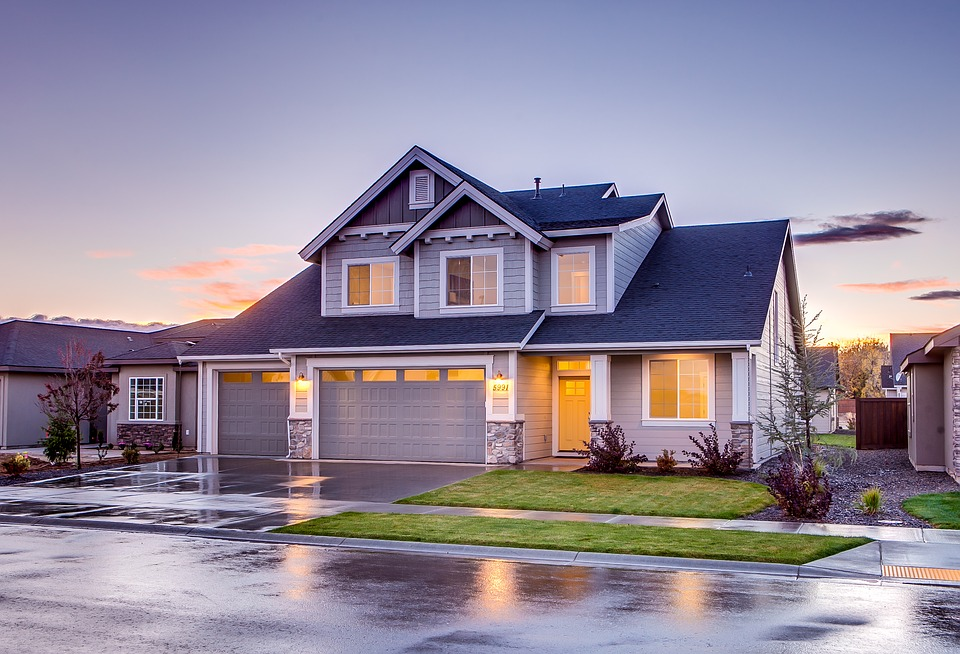
#> input picture casa.jpg, 960 x 654 px
$ jupyter execute TareaImagenPython.ipynb   (shell and % lines are left out)
#> lines starting #> are read from the running program, lines starting #| are printed output that depends on the picture; long printed decimals are rounded
# **Llamar librerias**

[cell 1]
import numpy as np
import matplotlib.pyplot as plt
import pandas as pd
import cv2 as cv

# **Escrbir palabras u operaciones matemáticas**

[cell 2]
print("glword")

[cell 3]
print(2+2)

[cell 4]
print("2+2")

[cell 5]
print("el resultado de 2 más 2 es igual a", 2+2)

[cell 6]
x=90
y=np.pi

[cell 7]
print(x)

[cell 8]
print(y)

[cell 9]
print(x,y)
print(x,y,x+y)

[cell 10]
x+y

[cell 11]
z="a"
w="b"

[cell 12]
z+w

[cell 13]
np.cos(x)

[cell 14]
np.cos(y)

[cell 15]
np.round(np.cos(np.deg2rad(x)),17)

[cell 16]
np.cos(np.radians(180))

[cell 17]
np.round((134.34345),2)

# **Vamos a añadir una imagen, en este ejemplo una casa**

[cell 18]
imagencasa=cv.imread("casa.jpg")
#> imagencasa is the input picture: shape (654, 960, 3); mean B, G, R 154.2, 137.5, 146.2

[cell 19]
imagencasa

[cell 20]
from google.colab import files
uploaded = files.upload()
#> the answer given: casa.jpg

[cell 21]
imagen=cv.imread("casa.jpg")

[cell 22]
print(imagen)
#> (printed output is left out)

[cell 23]
plt.imshow(imagen)

[cell 24]
plt.figure(figsize=(18,5))
plt.imshow(imagen)
plt.show()

[cell 25]
imagen2=cv.cvtColor(imagen,cv.COLOR_BGR2RGB)

[cell 26]
plt.imshow(imagen2)

[cell 27]
imagen2

[cell 28]
imagen3=cv.cvtColor(imagen, cv.COLOR_BGR2GRAY)
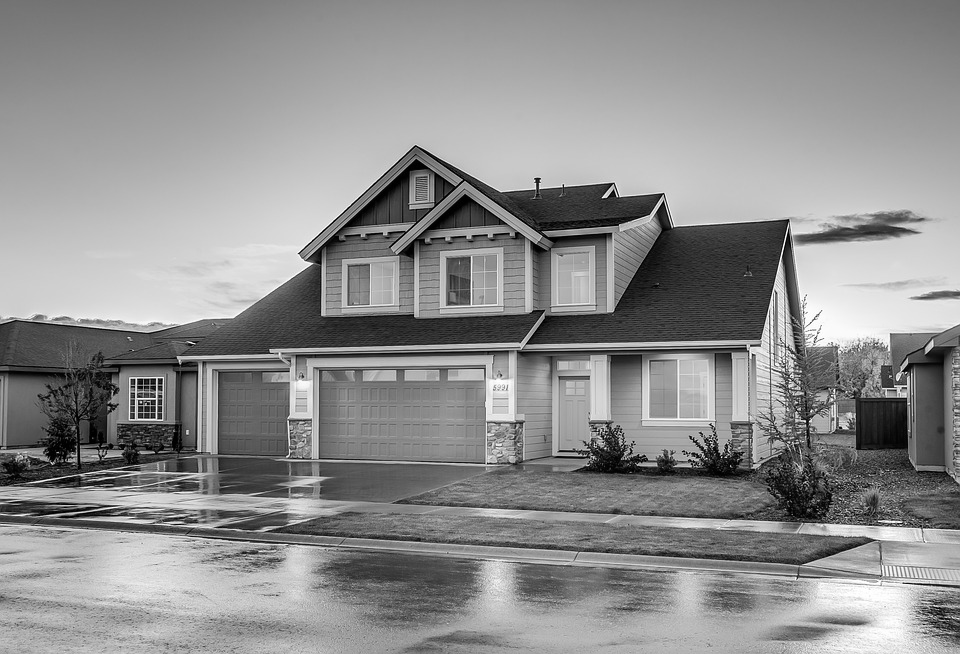
#> imagen3: shape (654, 960); min 0, max 255, mean 142

[cell 29]
imagen3

[cell 30]
plt.imshow(imagen3)

[cell 31]
imagen[0]
#> Out = 960 rows, first 8: [155, 108, 110], [155, 108, 110], [155, 108, 110], [155, 108, 110], [155, 108, 110], [155, 108, 110], [155, 108, 110], [155, 108, 110]

[cell 32]
imagen2[0]
#> Out = 960 rows, first 8: [110, 108, 155], [110, 108, 155], [110, 108, 155], [110, 108, 155], [110, 108, 155], [110, 108, 155], [110, 108, 155], [110, 108, 155]

[cell 33]
imagen3[0]
#> Out = 960 values, max 141 at index 456, min 110 at index 957, mean 127.7

[cell 34]
r,g,b=cv.split(imagen2)
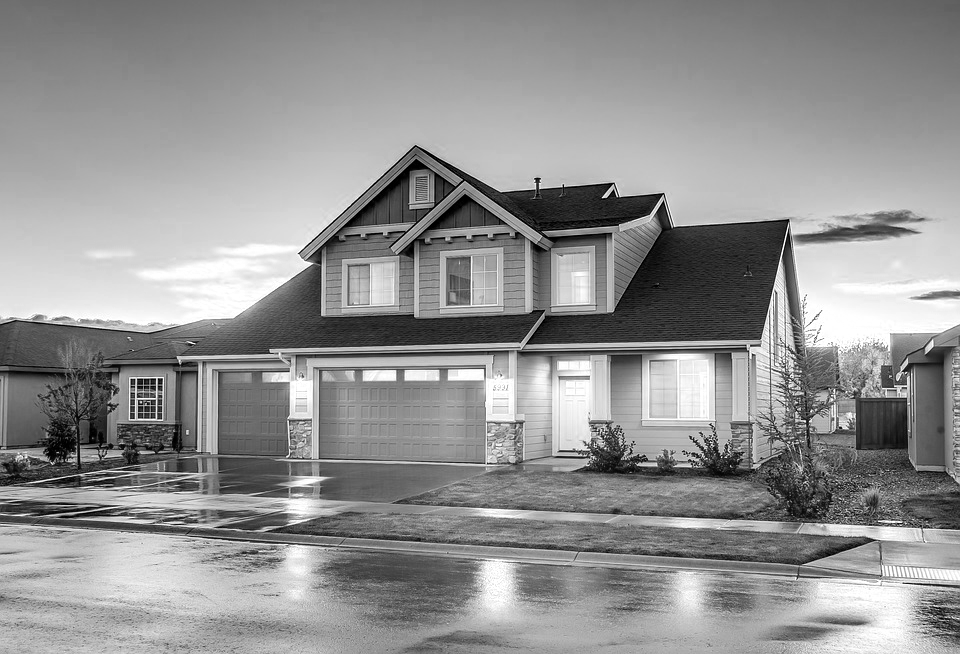
#> r: shape (654, 960); min 0, max 255, mean 146.2
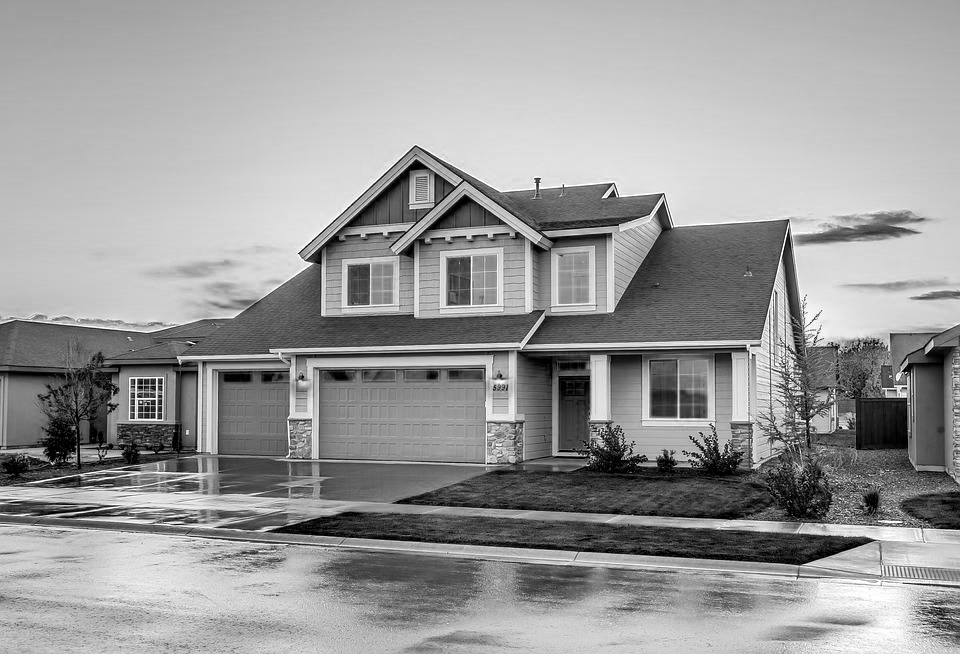
#> b: shape (654, 960); min 0, max 255, mean 154.2

[cell 35]
r

[cell 36]
g

[cell 37]
b

[cell 38]
np.shape(r)
#> Out = (654, 960)

[cell 39]
np.shape(g)
#> Out = (654, 960)

[cell 40]
np.shape(b)
#> Out = (654, 960)

# **Mostrar la imagen en una fila y tres columnas**

[cell 41]
plt.figure(figsize=(28,19))
plt.subplot(131)
im=plt.imshow(b,cmap="Blues")
plt.colorbar(im,fraction=0.029, pad=0.04)
plt.subplot(132)
im=plt.imshow(r,cmap="Reds")
plt.colorbar(im,fraction=0.029, pad=0.04)
plt.subplot(133)
im=plt.imshow(g,cmap="Greens")
plt.colorbar(im,fraction=0.029, pad=0.04)
plt.show()
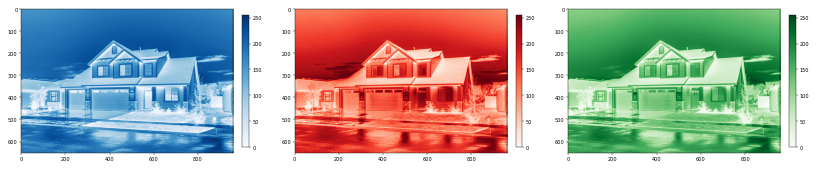
#> figure drawn by matplotlib, 6 panels

# **Mostrar la imagen en una columna y en tres filas**

[cell 42]
plt.figure(figsize=(18,9))
plt.subplot(311)
im=plt.imshow(b,cmap="Blues")
plt.colorbar(im,fraction=0.029, pad=0.04)
plt.subplot(312)
im=plt.imshow(r,cmap="Reds")
plt.colorbar(im,fraction=0.029, pad=0.04)
plt.subplot(313)
im=plt.imshow(g,cmap="Greens")
plt.colorbar(im,fraction=0.029, pad=0.04)
plt.show()
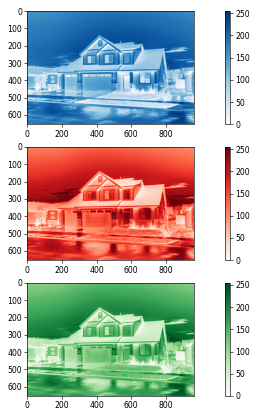
#> figure drawn by matplotlib, 6 panels

# **Histograma de intensidad de colores de la imagen (Azul, Verde, Rojo)**

[cell 43]
plt.figure(figsize=(8,6))
plt.hist(b.ravel(),bins=256,range=(0,256),color='b',label='blue')
plt.hist(g.ravel(),bins=256,range=(0,256),color='g',label='green')
plt.hist(r.ravel(),bins=256,range=(0,256),color='r',label='red')
plt.legend()
plt.show()
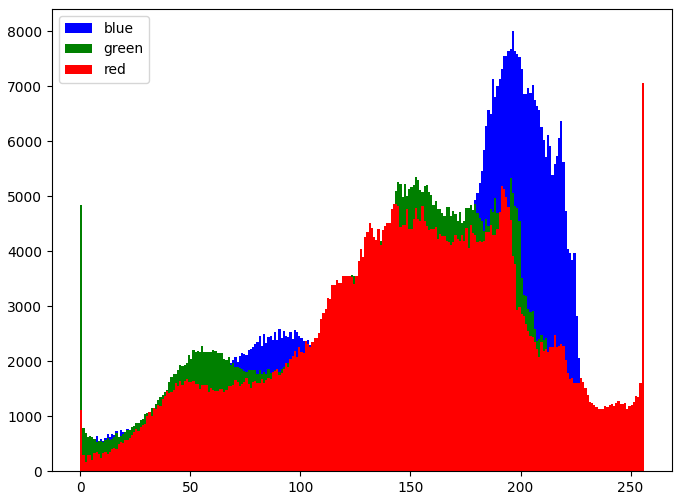
#> figure drawn by matplotlib, 1 panel; tallest bar 8005 high, from x = 196 to 197; tallest bar 5354 high, from x = 152 to 153; tallest bar 7060 high, from x = 255 to 256

[cell 44]
plt.figure(figsize=(8,6))
plt.hist(b.ravel(),bins=256,range=(0,256),color='b',label='blue',alpha=0.5)
plt.hist(g.ravel(),bins=256,range=(0,256),color='g',label='green',alpha=0.5)
plt.hist(r.ravel(),bins=256,range=(0,256),color='r',label='red',alpha=0.5)
plt.legend()
plt.show()
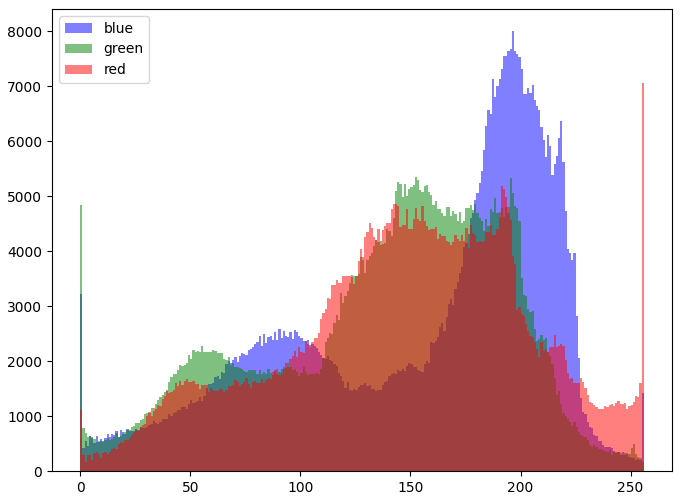
#> figure drawn by matplotlib, 1 panel; tallest bar 8005 high, from x = 196 to 197; tallest bar 5354 high, from x = 152 to 153; tallest bar 7060 high, from x = 255 to 256

La distribución de intensidad de color azul es unimodal sesgada hacia la derecha. La mayoria de las intencidades esta asociada a 191 (media si tomamos el grado de intensidad entre 130 y 250, y se logra visualisar que la moda es 196), a demas el 50% de los pixceles (313920) son menores a 178. sin embargo considerando la desviacion estandar (60) las intensidades más probables estan en el intervalo (131,251)

# **Datos estadisticos y grafico por color de la imagen**

# **Azul (b1)**

[cell 45]
b1=b.ravel()

[cell 46]
b1

[cell 47]
#Cantidad de pixceles
np.shape(b1)
#> Out = (627840,)

[cell 48]
plt.figure(figsize=(8,6))
plt.hist(b1,bins=256,range=(0,256),color='b',label='blue')
plt.legend()
plt.show()
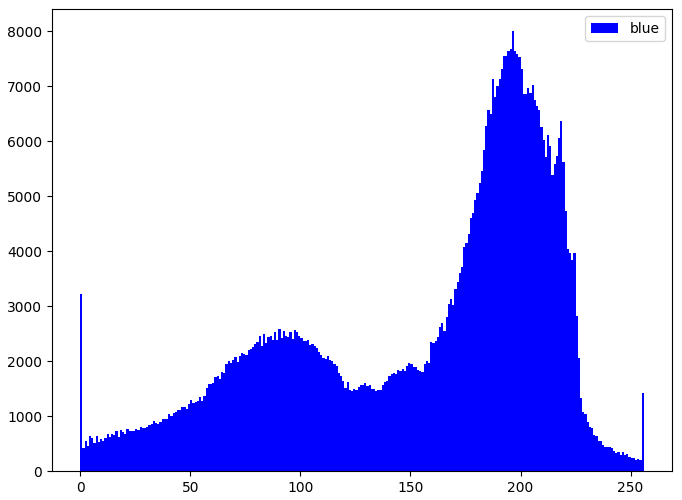
#> figure drawn by matplotlib, 1 panel; tallest bar 8005 high, from x = 196 to 197

[cell 49]
print("la media es",np.mean(b1))
#| la media es 154.160

[cell 50]
print("la media entre 130 y 250 es",np.round(np.mean(b1[(b1>130)&(b1<250)])))
#| la media entre 130 y 250 es 191.0

[cell 51]
print("la mediana es",np.round(np.median(b1)))
#| la mediana es 178.0

[cell 52]
print("la desviación estandar es",np.round(np.std(b1)))
#| la desviación estandar es 60.0

[cell 53]
import scipy

[cell 54]
from scipy import stats

[cell 55]
print("la moda es",stats.mode(b1))
#| la moda es ModeResult(mode=196, count=8005)

[cell 56]
print("la kurtosis es",(stats.kurtosis(b1)))
#| la kurtosis es -0.567

[cell 57]
stats.skew(b1)
#> Out = -0.748

# **Rojo (r1)**

[cell 58]
r1=r.ravel()

[cell 59]
r1

[cell 60]
#Cantidad de pixceles
np.shape(r1)
#> Out = (627840,)

[cell 61]
plt.figure(figsize=(8,6))
plt.hist(r1,bins=256,range=(0,256),color='r',label='red')
plt.legend()
plt.show()
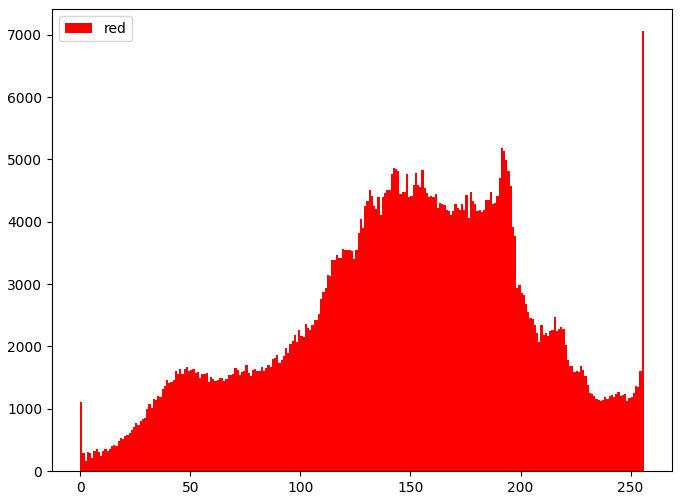
#> figure drawn by matplotlib, 1 panel; tallest bar 7060 high, from x = 255 to 256

La distribución de intensidad de color roja es unimodal con cierto sesgo hacia la derecha. La mayoria de las intencidades esta asociada a 146 (media), a demas el 50% de los pixceles (313920) son menores a 151. sin embargo considerando la desviacion estandar (56) las intensidades más probables estan en el intervalo (145,200)

[cell 62]
print("la media es",np.round(np.mean(r1)))
#| la media es 146.0

[cell 63]
print("la mediana es",np.round(np.median(r1)))
#| la mediana es 151.0

[cell 64]
print("la desviación estandar",np.round(np.std(r1)))
#| la desviación estandar 56.0

[cell 65]
print("la moda es",stats.mode(r1))
#| la moda es ModeResult(mode=255, count=7060)

[cell 66]
print("la kurtosis es",stats.kurtosis(r1))
#| la kurtosis es -0.3991

[cell 67]
stats.skew(r1)
#> Out = -0.326

# **Verde (g1)**

[cell 68]
g1=g.ravel()

[cell 69]
g1

[cell 70]
#Cantidad de los pixceles
np.shape(g1)
#> Out = (627840,)

[cell 71]
plt.figure(figsize=(8,6))
plt.hist(g1,bins=256,range=(0,256),color='g',label='gree')
plt.legend()
plt.show()
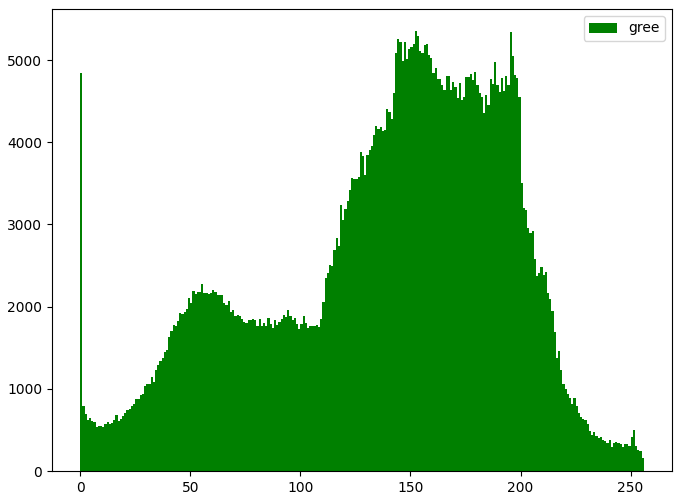
#> figure drawn by matplotlib, 1 panel; tallest bar 5354 high, from x = 152 to 153

La distribución de intensidad de color verde es unimodal con cierto sesgo hacia la derecha. La mayoria de las intencidades esta asociada a 137 (media), a demas el 50% de los pixceles (313920) son menores a 148. sin embargo considerando la desviacion estandar (55) las intensidades más probables estan en el intervalo (115,210)

[cell 72]
print("la media es",np.round(np.mean(g1)))
#| la media es 138.0

[cell 73]
print("la mediana es",np.round(np.median(g1)))
#| la mediana es 148.0

[cell 74]
print("la desviación estandar es",np.round(np.std(g1),4))
#| la desviación estandar es 55.1629

[cell 75]
print("la moda es",stats.mode(g1))
#| la moda es ModeResult(mode=152, count=5354)

[cell 76]
print("la kurtosis es",stats.kurtosis(g1))
#| la kurtosis es -0.4553

[cell 77]
stats.skew(g1)
#> Out = -0.551

# **Tabla con los datos estadisticos de cada histograma por color**

[cell 78]
Estadisticos=pd.DataFrame({"Azul(b1)":[(np.round(np.mean(b1),3)),(np.round(np.median(b1),3)),(np.round(np.std(b1),3)),(np.round(stats.kurtosis(b1),3)),(np.round(stats.skew(b1),3))],"Rojo(r1)":[(np.round(np.mean(r1),3)),(np.round(np.median(r1),3)),(np.round(np.std(r1),3)),(np.round(stats.kurtosis(r1),3)),(np.round(stats.skew(r1),3))],"Verde(g1)":[(np.round(np.mean(g1),3)),(np.round(np.median(g1),3)),(np.round(np.std(g1),3)),(np.round(stats.kurtosis(g1),3)),(np.round(stats.skew(g1),3))]},index=["MEDIA","MEDIANA","DESVIACIÓN ESTANDAR","KURTOSIS","SKEW"])
#> Estadisticos = table of 5 rows and 3 columns
Estadisticos
#> Out = table of 5 rows and 3 columns
